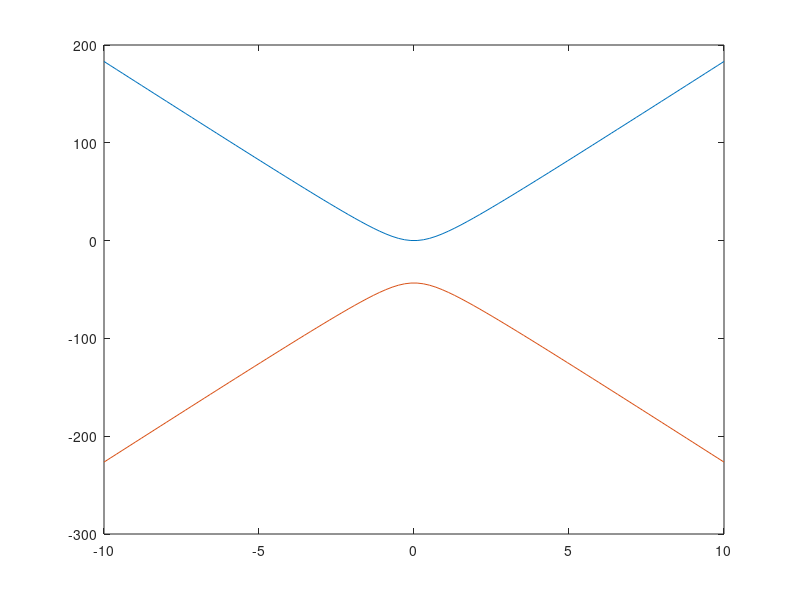

This figure's MATLAB source:
d = 63; % mm
sigyield = 203; % MPa
P = 135; % kN

T = linspace(-10,10,100)
sx=-P*1000/(pi*(d/2)^2)
sy=0
J=pi/2*(d/2)^4
txy=T*d/2/J*1e6
s1=(sx+sy)/2+sqrt(((sx-sy)/2)^2+txy.^2)
s2=(sx+sy)/2-sqrt(((sx-sy)/2)^2+txy.^2)

plot(T,s1,T,s2)

% [T]=solve(sigyield==s1-s2)
% T=vpa(T)